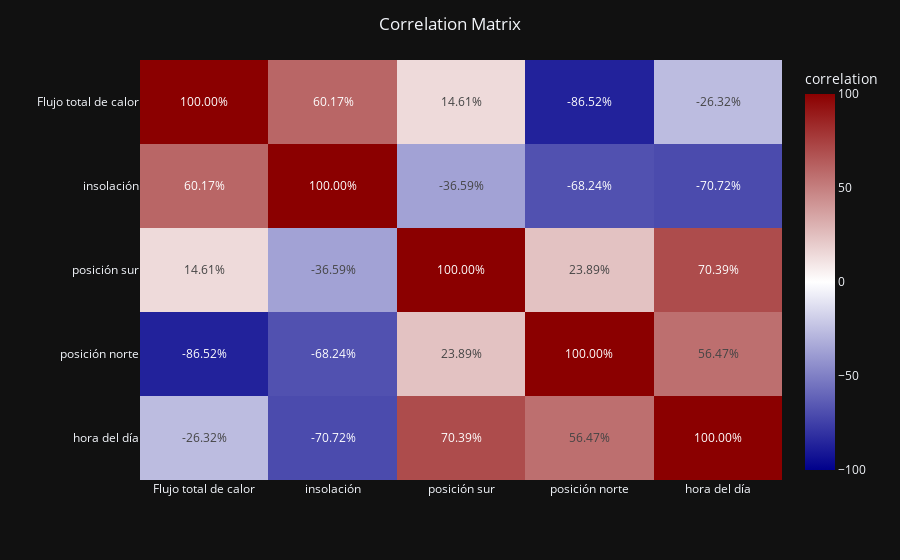

The notebook cell saved with this chart:
### Code cell
# Correlation Matrix Heatmap
webAppCorrMultiple.correlation_matrix_heatmap(df_ex_3)

### Figure 1 — Plotly figure (JSON) as saved in the notebook; plotly's stock layout.template omitted (floating-point values rounded to 4 significant figures)
{"data": [{"coloraxis": "coloraxis", "histfunc": "sum", "hovertemplate": "(%{x}, %{y}) = %{z:.2f}%", "name": "", "texttemplate": "%{z:.2f}%", "type": "histogram2d", "x": ["Flujo total de calor", "Flujo total de calor", "Flujo total de calor", "Flujo total de calor", "Flujo total de calor", "insolación", "insolación", "insolación", "insolación", "insolación", "posición sur", "posición sur", "posición sur", "posición sur", "posición sur", "posición norte", "posición norte", "posición norte", "posición norte", "posición norte", "hora del día", "hora del día", "hora del día", "hora del día", "hora del día"], "xaxis": "x", "xbingroup": "x", "y": ["hora del día", "posición norte", "posición sur", "insolación", "Flujo total de calor", "hora del día", "posición norte", "posición sur", "insolación", "Flujo total de calor", "hora del día", "posición norte", "posición sur", "insolación", "Flujo total de calor", "hora del día", "posición norte", "posición sur", "insolación", "Flujo total de calor", "hora del día", "posición norte", "posición sur", "insolación", "Flujo total de calor"], "yaxis": "y", "ybingroup": "y", "z": [-26.32, -86.52, 14.61, 60.17, 100, -70.72, -68.24, -36.59, 100, 60.17, 70.39, 23.89, 100, -36.59, 14.61, 56.47, 100, 23.89, -68.24, -86.52, 100, 56.47, 70.39, -70.72, -26.32]}], "layout": {"coloraxis": {"cmax": 100, "cmin": -100, "colorbar": {"title": {"text": "correlation"}}, "colorscale": [[0, "darkblue"], [0.5, "white"], [1, "darkred"]]}, "legend": {"tracegroupgap": 0}, "margin": {"t": 60}, "title": {"text": "Correlation Matrix", "x": 0.5}, "xaxis": {"anchor": "y", "domain": [0, 1], "title": {"text": ""}}, "yaxis": {"anchor": "x", "domain": [0, 1], "title": {"text": ""}}}}
